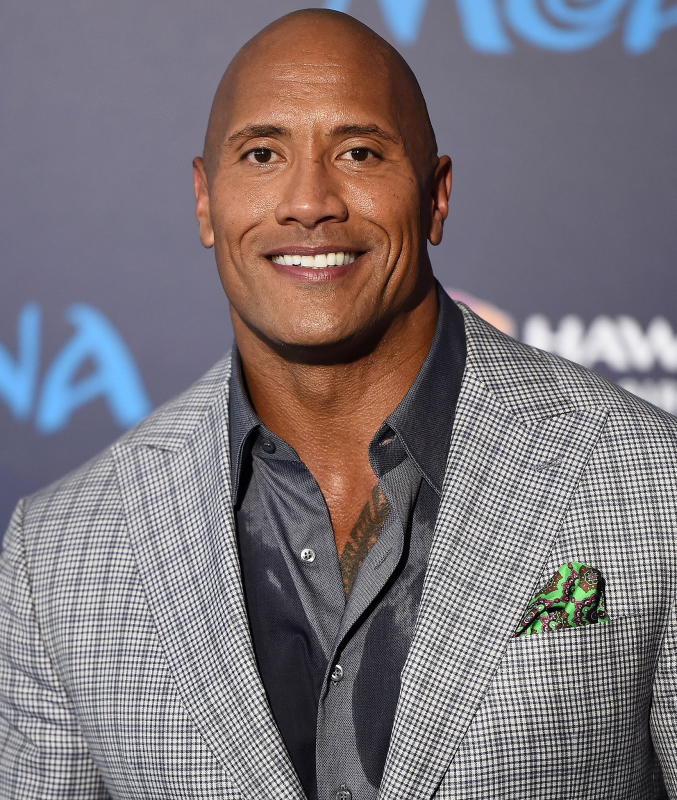
#> input picture Machine_Learning/Images/Dwane jhonson/Image_1.jpg, 1354 x 1600 px, found by its file name (shown at 1/2 size); its folder holds 4 pictures in this run
$ jupyter execute --allow-errors 'Image Classification using SVM.ipynb'   (shell and % lines are left out)
#> lines starting #> are read from the running program, lines starting #| are printed output that depends on the picture
### Recognition of Actors using PCA and SVM

[cell 1]
import os
import warnings
warnings.simplefilter('ignore')

[cell 2]
import numpy as np
import pandas as pd
import matplotlib.pyplot as pt

[cell 3]
# pip install scikit-image

[cell 4]
from skimage.io import imread, imshow
from skimage.transform import resize
from skimage.color import rgb2gray

[cell 5]
dwane_jhonson=os.listdir("C:/Users/Admin/AI - CSE/Dwane jhonson")

#> (a cell that did not finish here is left out)

#> (a cell that did not finish here is left out)

[cell 8]
#b2-reading image as a matrix of number

limit=10
dj_image=[None]*limit
j=0
for i in dwane_jhonson:
    if(j<limit):
        dj_image[j]=imread("C:/Users/Admin/AI - CSE/Dwane jhonson/"+i)
        j+=1
    else:
        break

[cell 9]
limit=10
#> limit = 10
rr_image=[None]*limit
#> rr_image = 10 items
j=0
#> (the rest of this cell did not finish here and is left out)

[cell 10]
limit=10
rdj_image=[None]*limit
j=0
#> (the rest of this cell did not finish here and is left out)

[cell 11]
# convert the img into gray scale

dj_gray=[None]*limit
j=0
#> (the rest of this cell did not finish here and is left out)

[cell 12]
rr_gray=[None]*limit
j=0
#> (the rest of this cell did not finish here and is left out)

[cell 13]
rdj_gray=[None]*limit
j=0
#> (the rest of this cell did not finish here and is left out)

[cell 14]
imshow(dj_gray[1])
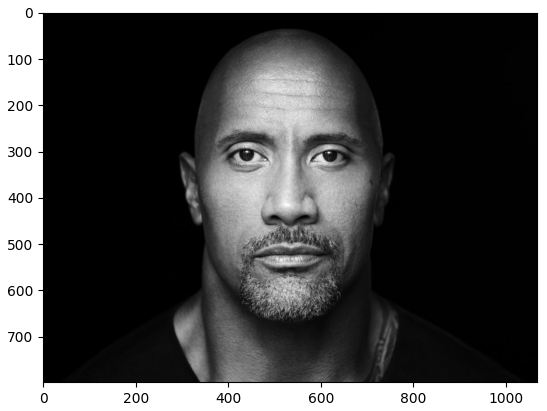
#> figure drawn by matplotlib, 1 panel
